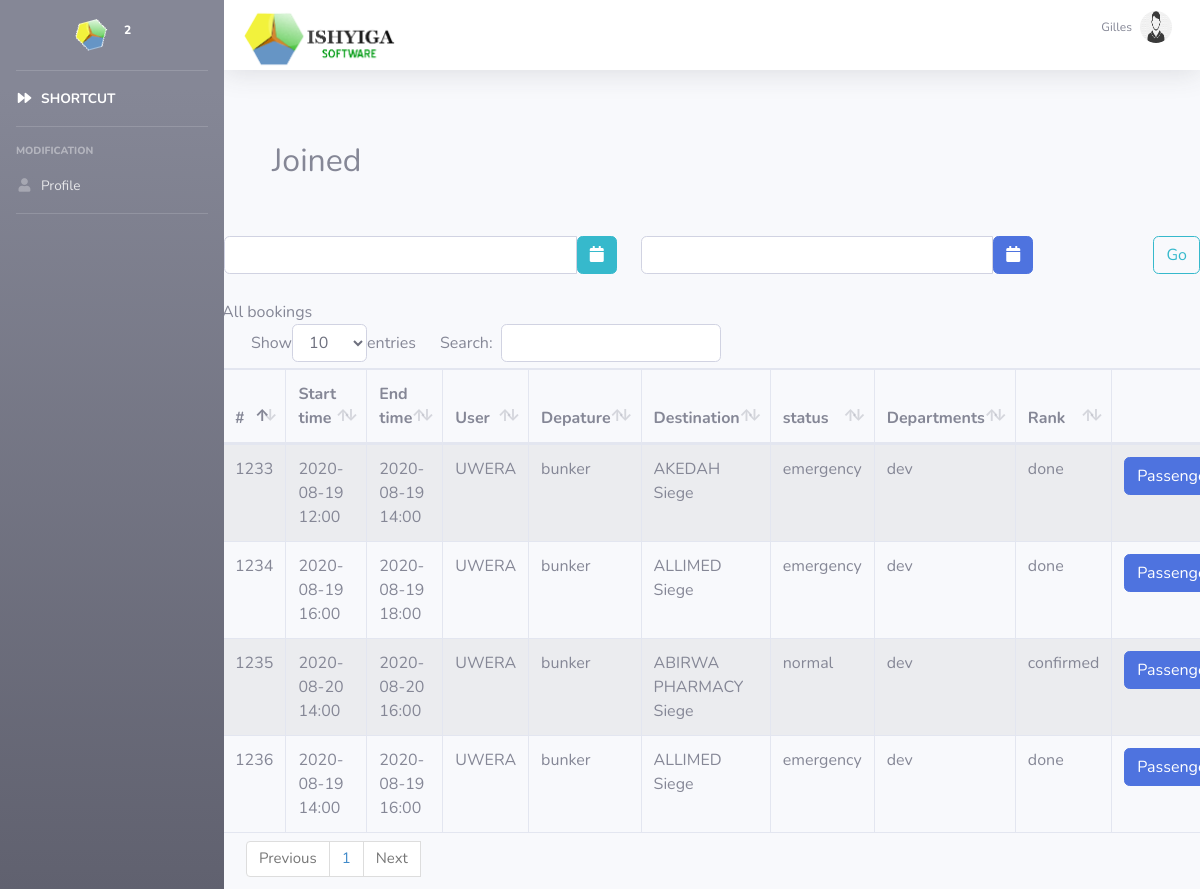
The app's page /handshake.php (signed in) with its own data.
### tables this page shows
CREATE TABLE `fluid_booking` (
  `id` int(11) NOT NULL,
  `start_time` char(200) NOT NULL,
  `end_time` char(200) NOT NULL,
  `id_user` int(255) NOT NULL,
  `id_place0` int(255) NOT NULL,
  `id_placef` int(255) NOT NULL,
  `status_id` int(255) NOT NULL,
  `departments_id` int(255) NOT NULL,
  `description` text,
  `rank` varchar(255) NOT NULL,
  `created_at` datetime DEFAULT NULL,
  `updated_at` datetime DEFAULT NULL,
  `driver_id` int(20) DEFAULT NULL
);

CREATE TABLE `fluid_user` (
  `id` int(11) NOT NULL,
  `id_subcompany` int(11) NOT NULL,
  `username` varchar(255) NOT NULL,
  `full_name` varchar(255) NOT NULL,
  `phone_number` varchar(20) NOT NULL,
  `auth_key` varchar(32) DEFAULT '10',
  `password` varchar(255) NOT NULL,
  `passreset` varchar(255) NOT NULL,
  `email` varchar(255) NOT NULL,
  `role` int(11) NOT NULL DEFAULT '10',
  `last_login` datetime DEFAULT NULL,
  `live` int(250) DEFAULT '0',
  `status` varchar(250) DEFAULT 'lebour',
  `vercod` varchar(250) NOT NULL,
  `verfied` int(50) DEFAULT '0'
);

CREATE TABLE `fluid_place` (
  `id` int(11) NOT NULL,
  `id_user` int(100) NOT NULL,
  `name` varchar(255) NOT NULL,
  `id_sector0` int(200) NOT NULL,
  `street` int(11) DEFAULT NULL,
  `house_number` int(11) DEFAULT NULL,
  `aboutcontract` varchar(255) NOT NULL
);

CREATE TABLE `fluid_status` (
  `id` int(11) NOT NULL,
  `statusname` varchar(255) NOT NULL,
  `id_subcampany` int(11) DEFAULT NULL
);

CREATE TABLE `fluid_departments` (
  `id` int(11) NOT NULL,
  `id_subcompany` int(11) DEFAULT NULL,
  `name_dep` varchar(255) NOT NULL
);

### handshake.php (the view, shortened to what this page needs)
<?php
include('include/header.php'); ?>
<?php include('connexion.php');?>
<body  id="page-top"   >
<div id="wrapper">
        <?php include 'include/navbar.php'; ?>
        <div id='content-wrapper' class="d-flex flex-column">
            <?php
            require_once('include/topbon.php');
            ?>
    <div id="page-inner">
      <div class="row p-5">
        <div class="col-md-6">
        <h2>Joined</h2>
        </div> </div>
<form action="handshake.php" method="post">
        <div class="row">
            <div class="form-group col-md-5">
                <div class='input-group date' id='datetimepicker1'>
                    <input name='start_date' type='text' class="form-control" />
                    <span class="input-group-addon btn btn-info">
                        <span class="fa fa-calendar"></span>
                    </span>
                </div>
            </div>
            <div class="form-group col-md-5">
                <div class='input-group date' id='datetimepicker2'>
                    <input name='end_date' type='text' class="form-control" />
                    <span class="input-group-addon btn btn-primary">
                        <span class="fa fa-calendar"></span>
                    </span>
                </div>
            </div>
            <div class='form-group col-md-2'>
                <button type="submit" class="btn btn-outline-info pull-right ">Go</button>
            </div>
        </div>
    </form>
        <div class="row" style="padding:10px;">
            <table class="table table-striped table-bordered table-hover display" id="datatable1" cellspacing="0"
                   width="100%">
                <thead>
                    <tr>
                        <th>#</th>
                        <th>Start time</th>
                        <th>End time</th>
                        <th>User</th>
                        <th>Depature</th>
                        <th>Destination</th>
                        <th>status</th>
                        <th>Departments</th>
                        <th>Rank</th>
                        <th></th>
                    </tr>
                </thead>
                <body>
                <?php
                if(isset($_POST['start_date']) and $_POST['end_date']!=''){
                    $start=stripslashes($_POST['start_date']);
                    $end=stripslashes($_POST['end_date']);
                     $sql ="SELECT fluid_booking.id,start_time,end_time,username,a.name AS 'departure',b.name AS 'destination',statusname,name_dep,rank FROM `fluid_booking`
                     inner join fluid_user on fluid_user.id=fluid_booking.id_user JOIN fluid_place AS a
                     ON fluid_booking.id_place0=a.id JOIN fluid_place AS b
                     ON fluid_booking.id_placef=b.id inner join fluid_status on fluid_status.id=fluid_booking.status_id
                     inner join fluid_departments on fluid_departments.id=fluid_booking.Departments_id
                     WHERE fluid_user.id_subcompany=".$id_subcompany." AND DATE(start_time) BETWEEN '".$start."' AND '".$end."'";
                          echo "Bookings from ".$start." to ".$end."<br>";
                    $result = mysqli_query($connection,$sql);
                    if (mysqli_num_rows($result) > 0) {
                        while($row = mysqli_fetch_array( $result)) {
                            echo (
                                '
                                    <tr>'.
                                        '<td>'.$row["id"].'</td>'.
                                        '<td>'.$row["start_time"].'</td>'.
                                        '<td>'.$row["end_time"].'</td>'.
                                        '<td>'.$row["username"].'</td>'.
                                        '<td>'.$row["departure"].'</td>'.
                                        '<td>'.$row["destination"].'</td>'.
                                        '<td>'.$row["statusname"].'</td>'.
                                        '<td>'.$row["name_dep"].'</td>'.
                                        '<td>'.$row["rank"].'</td>'.
                                        '<td>'.'<a href="handshake.php?bkid='.$row['id'].' "class="btn btn-primary">Passengers</a>'.'</td>'.
                                    '</tr>'
                            );
                        }}
                    } else {
                   $sql ="SELECT fluid_booking.id,start_time,end_time,username,a.name AS 'departure',b.name AS 'destination',statusname,name_dep,rank FROM `fluid_booking`
                    inner join fluid_user on fluid_user.id=fluid_booking.id_user
                    JOIN fluid_place AS a ON fluid_booking.id_place0=a.id
                    JOIN fluid_place AS b ON fluid_booking.id_placef=b.id
                    inner join fluid_status on fluid_status.id=fluid_booking.status_id
                    inner join fluid_departments on fluid_departments.id=fluid_booking.Departments_id
                    where fluid_user.id_subcompany=".$id_subcompany." AND fluid_booking.end_time>=NOW() ";
               echo "All bookings<br>";
                    $rS = mysqli_query($connection,$sql);
                   if(mysqli_num_rows($rS )>0) {
                            while($row = mysqli_fetch_array($rS)) {
                echo (
                '
                    <tr>'.
                        '<td>'.$row["id"].'</td>'.
                        '<td>'.$row["start_time"].'</td>'.
                        '<td>'.$row["end_time"].'</td>'.
                        '<td>'.$row["username"].'</td>'.
                        '<td>'.$row["departure"].'</td>'.
                        '<td>'.$row["destination"].'</td>'.
                        '<td>'.$row["statusname"].'</td>'.
                        '<td>'.$row["name_dep"].'</td>'.
                        '<td>'.$row["rank"].'</td>'.
                        '<td>'.'<a href="handshake.php?bkid='.$row["id"].'" class="btn btn-primary">Passenger</a>'.'</td>'.
                    '</tr>
                '
            );
            }
        }else{
        echo "0 results";
    }
    }
    ?>
                </body>
            </table>
               </div>
             </div>
        </div>
   </div>
<?php include('include/footerui.php'); ?>

### include/header.php (style rules this page uses)
a { color: #4e73df; text-decoration: none; background-color: transparent; }
.sorting:after { opacity: 0.2; content: "\e150"; }

### records on screen
fluid_booking: id "1233", start_time "2020-08-19 12:00", end_time "2020-08-19 14:00", fluid_user.username "UWERA", fluid_place.name "bunker", fluid_place.name "AKEDAH Siege", fluid_status.statusname "emergency", fluid_departments.name_dep "dev", rank "done"
fluid_booking: id "1234", start_time "2020-08-19 16:00", end_time "2020-08-19 18:00", fluid_user.username "UWERA", fluid_place.name "bunker", fluid_place.name "ALLIMED Siege", fluid_status.statusname "emergency", fluid_departments.name_dep "dev", rank "done"
fluid_booking: id "1235", start_time "2020-08-20 14:00", end_time "2020-08-20 16:00", fluid_user.username "UWERA", fluid_place.name "bunker", fluid_place.name "ABIRWA PHARMACY Siege", fluid_status.statusname "normal", fluid_departments.name_dep "dev", rank "confirmed"
fluid_booking: id "1236", start_time "2020-08-19 14:00", end_time "2020-08-19 16:00", fluid_user.username "UWERA", fluid_place.name "bunker", fluid_place.name "ALLIMED Siege", fluid_status.statusname "emergency", fluid_departments.name_dep "dev", rank "done"

### other values on screen
$_SESSION['username'] "Gilles"
